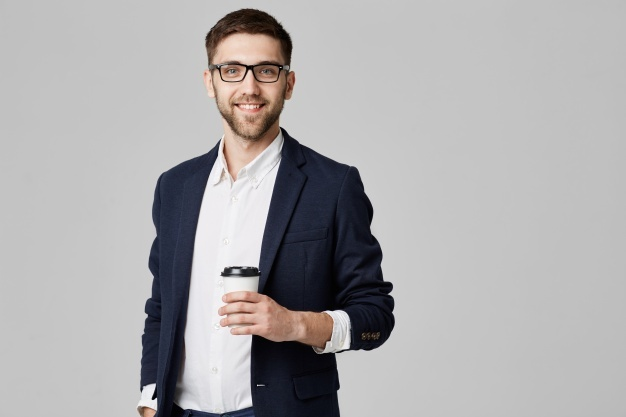
#> input picture images/image1.png, 626 x 417 px, given in place of image3.png, which was not available
$ jupyter execute --allow-errors Projeto_Final_Processamento_de_Imagem.ipynb   (older library calls are emulated)   (text cells are left out)
#> lines starting #> are read from the running program, lines starting #| are printed output that depends on the picture; after the words box and inside, x2 and y2 are one past the last pixel; in counts of white or black regions, pixels touching at a corner belong together; pictures that were not available may be replaced by others from this repository, and a replacement may not be noted
[cell 1]
import imageio
import numpy as np
import pandas as pd
import matplotlib.pyplot as plt
import matplotlib as mpl
from matplotlib.colors import hsv_to_rgb, rgb_to_hsv
from scipy import ndimage
import math
from skimage.transform import resize
import cv2

[cell 2]
n_test = 3
img = imageio.imread('images/image{}.png'.format(n_test))
#> img is the input picture: shape (417, 626, 3); mean R, G, B 172.4, 170.8, 171.8
bg = imageio.imread('images/bg{}.png'.format(n_test))
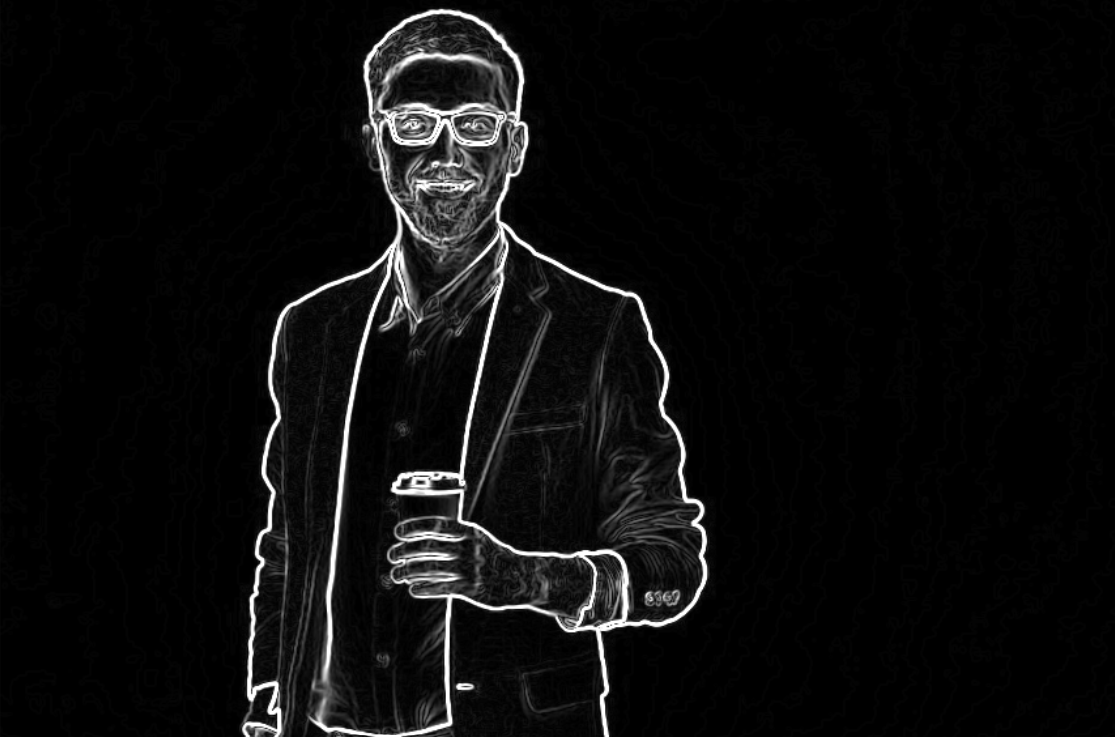
#> input picture images/image1_filt.png, 1115 x 737 px, given in place of bg3.png, which was not available
#> bg is the input picture: shape (737, 1115, 4); mean R, G, B, A 13.1, 13.1, 13.1, 255


plt.figure(figsize=(16, 10))
plt.subplot(121); plt.imshow(img); plt.title('Person Image'); plt.gca().set_axis_off();
plt.subplot(122); plt.imshow(bg); plt.title('Background Image'); plt.gca().set_axis_off();
plt.show()

[cell 3]
def img_to_bw(img):
  img_bw = np.zeros(img.shape[:-1])
  img_bw = 0.299 * img[:,:,0] + 0.587 * img[:,:,1] + 0.114 * img[:,:,2]

  return img_bw

[cell 4]
img_bw = img_to_bw(img)

plt.figure(figsize=(24, 10))

plt.subplot(251); plt.imshow(img); plt.title('Original'); plt.gca().set_axis_off();
plt.subplot(252); plt.imshow(img[:,:,0], cmap='gray'); plt.title('R'); plt.gca().set_axis_off();
plt.subplot(253); plt.imshow(img[:,:,1], cmap='gray'); plt.title('G'); plt.gca().set_axis_off();
plt.subplot(254); plt.imshow(img[:,:,2], cmap='gray'); plt.title('B'); plt.gca().set_axis_off();
plt.subplot(255); plt.imshow(img_bw, cmap='gray'); plt.title('Luminance\n(0.299R + 0.587G + 0.114B)'); plt.gca().set_axis_off();
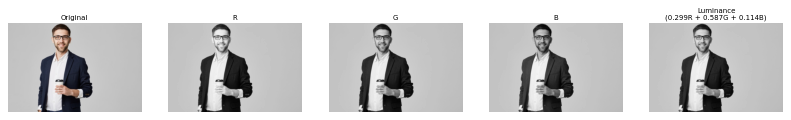
#> figure drawn by matplotlib, 5 panels

[cell 5]
def apply_log_filter_cv(img, n, sigma):
#> called with n = 9, sigma = 2
  img_gauss = cv2.GaussianBlur(img,(n, n), sigma)
  img_log = cv2.Laplacian(img_gauss, cv2.CV_64F)
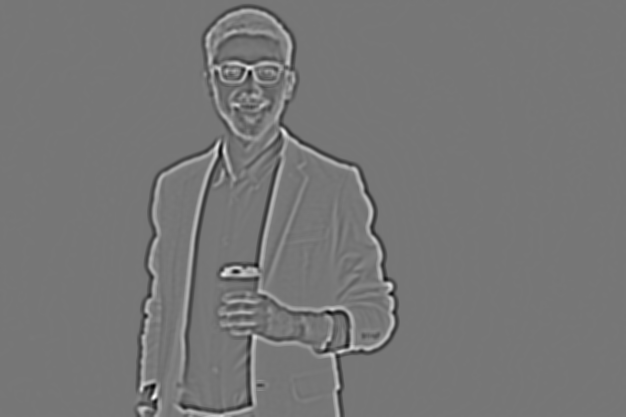
#> img_log: shape (417, 626) float64; min -20.78, max 23.8, mean 0; drawn with min black and max white
  img_log[img_log < 0] = 0

  return img_log

[cell 6]
img_log = apply_log_filter_cv(img_bw, n=9, sigma=2)

plt.figure(figsize=(16, 10))
plt.subplot(121); plt.imshow(img_bw, cmap='gray'); plt.title('B&W Image'); plt.gca().set_axis_off()
plt.subplot(122); plt.imshow(img_log, cmap='gray'); plt.title('Filtered with LoG Filter'); plt.gca().set_axis_off()

[cell 7]
def create_bg_mask(img, tolerance=0.5):
#> called with tolerance = 0.5
  mask = np.zeros(img.shape)

  xmax = img.shape[0]
#> xmax = 417
  ymax = img.shape[1]
#> ymax = 626

  i = 0
  j = 0

  #percorrer da esquerda pra direita
  while 1:
    if (img[i, j] < tolerance):
      mask[i, j] = 1
      if (j < ymax-1):
        j += 1
      else:
        if (i < xmax-1):
          i += 1
          j = 0
        else:
          break
    elif (i < xmax-1):
        i += 1
        j = 0
    else:
      break
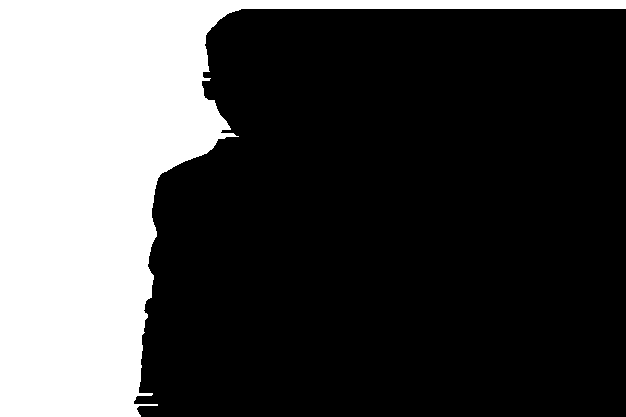
#> mask: shape (417, 626) float64; values 0 (black) and 1 (white), 29.2% white; 1 white region, box (x1, y1, x2, y2) and area: (0, 0, 626, 417) 76257
#> after the loop, i = 416

  i = xmax-1
  j = ymax-1
#> j = 625

  #percorrer da direita pra esquerda
  while 1:
    if (img[i, j] < tolerance):
      mask[i, j] = 1
      if (j > 0):
        j -= 1
      else:
        if (i > 0):
          i -= 1
          j = ymax-1
        else:
          break
    elif (i > 0):
        i -= 1
        j = ymax-1
    else:
      break
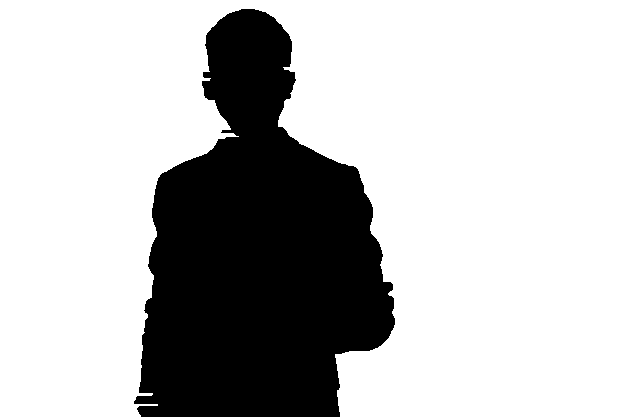
#> mask: shape (417, 626) float64; values 0 (black) and 1 (white), 74.1% white; 1 black region, box (x1, y1, x2, y2) and area: (134, 9, 395, 417) 67628
#> after the loop, i = 0

  return np.uint8(mask)

[cell 8]
bg_mask = create_bg_mask(img_log, tolerance=0.5)
plt.imshow(bg_mask, cmap='gray')
plt.tick_params(axis='both',which='both', bottom=False, top=False, left=False, labelleft=False, labelbottom=False)
plt.show()

[cell 9]
def create_hsv_mask(img, bg_mask, hsv_tol=[0.4, 0.35, 0.5]):
  img_hsv = rgb_to_hsv(img)

  bg_mean_hsv = np.array(cv2.mean(img_hsv, mask=bg_mask)[:-1])
  hsv_tol = bg_mean_hsv * np.array(hsv_tol)

  lower_hsv = np.clip(bg_mean_hsv - hsv_tol, [0, 0, 0], [1, 1, 255])
  upper_hsv = np.clip(bg_mean_hsv + hsv_tol, [0, 0, 0], [1, 1, 255])

  hsv_mask = cv2.inRange(img_hsv, lower_hsv, upper_hsv)

  return hsv_mask

[cell 10]
def apply_mask(img, mask, value=0):

#> called with value = 0
  img = resize(img, mask.shape)
  img_masked = np.zeros(img.shape)

  for i in range(img.shape[0]):
    for j in range(img.shape[1]):
      if (mask[i, j] == value):
        img_masked[i, j] == 0
      else:
        img_masked[i, j] = img[i, j]
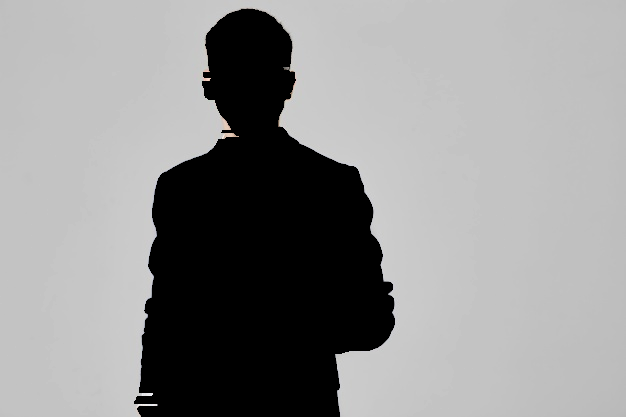
#> img_masked: shape (417, 626, 3) float64; mean of channels 0, 1, 2 0.569, 0.569, 0.569; drawn as R, G, B

  return img_masked

[cell 11]
original_bg_masked = apply_mask(img, bg_mask, 0)

plt.imshow(original_bg_masked)
plt.gca().set_axis_off()
plt.show()

[cell 12]
img_hsv = rgb_to_hsv(img)
#> img_hsv: shape (417, 626, 3) float32; mean of channels 0, 1, 2 0.1, 0.1, 174.8

bg_mean_hsv = np.array(cv2.mean(img_hsv, mask=bg_mask)[:-1])
#> bg_mean_hsv = [0.0158, 0.000888, 196]
hsv_tol = bg_mean_hsv * np.array([0.2, 0.2, 0.1])
#> hsv_tol = [0.00317, 0.000178, 19.6]

lower_hsv = np.clip(bg_mean_hsv - hsv_tol, [0, 0, 0], [1, 1, 255])
#> lower_hsv = [0.0127, 0.000711, 176.4]
upper_hsv = np.clip(bg_mean_hsv + hsv_tol, [0, 0, 0], [1, 1, 255])
#> upper_hsv = [0.019, 0.00107, 215.6]

lower_square = np.full((10, 10, 3), hsv_to_rgb(lower_hsv), dtype=np.uint8)
mean_square = np.full((10, 10, 3),  hsv_to_rgb(bg_mean_hsv), dtype=np.uint8)
upper_square = np.full((10, 10, 3), hsv_to_rgb(upper_hsv), dtype=np.uint8)

plt.figure(figsize=(12, 8))

plt.subplot(131); plt.imshow(lower_square); plt.gca().set_axis_off(); plt.title('Mean - Tolerance\n(Lower bound)')
plt.subplot(132); plt.imshow(mean_square); plt.gca().set_axis_off(); plt.title('Mean background color')
plt.subplot(133); plt.imshow(upper_square); plt.gca().set_axis_off(); plt.title('Mean + Tolerance\n(Upper bound)')
plt.show()
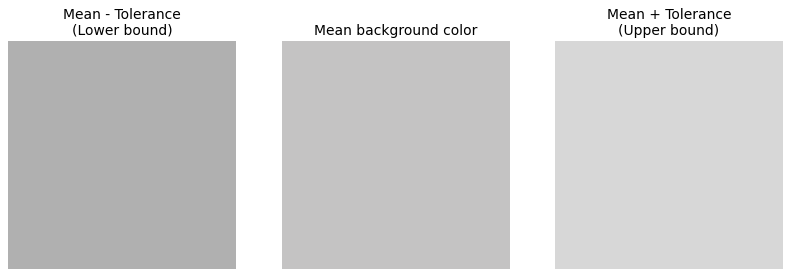
#> figure drawn by matplotlib, 3 panels

[cell 13]
hsv_mask = create_hsv_mask(img, bg_mask)
#> in create_hsv_mask, `bg_mean_hsv = np.array(cv2.mean(img_hsv, mask=bg_mask)[:-1])`: bg_mean_hsv = [0.0158, 0.000888, 196]
#> in create_hsv_mask, `hsv_tol = bg_mean_hsv * np.array(hsv_tol)`: hsv_tol = [0.00633, 0.000311, 98.01]
#> in create_hsv_mask, `lower_hsv = np.clip(bg_mean_hsv - hsv_tol, [0, 0, 0], [1, 1, 255])`: lower_hsv = [0.0095, 0.000577, 98.01]
#> in create_hsv_mask, `upper_hsv = np.clip(bg_mean_hsv + hsv_tol, [0, 0, 0], [1, 1, 255])`: upper_hsv = [0.0222, 0.0012, 255]
#> in create_hsv_mask, `hsv_mask = cv2.inRange(img_hsv, lower_hsv, upper_hsv)`: hsv_mask: shape (417, 626); every value is 0

plt.imshow(hsv_mask, cmap='gray'); plt.title('HSV Mask');
plt.tick_params(axis='both',which='both', bottom=False, top=False, left=False, labelleft=False, labelbottom=False)

[cell 14]
def add_masks(mask1, mask2):
  mask = np.clip(mask1 - mask2, 0, 1)

  return mask

[cell 15]
mask = add_masks(bg_mask, hsv_mask)

plt.figure(figsize=(24, 8))
plt.subplot(131); plt.imshow(bg_mask, cmap='gray'); plt.title('Initial Mask'); plt.gca().set_axis_off()
plt.subplot(132); plt.imshow(hsv_mask, cmap='gray'); plt.title('HSV Mask'); plt.gca().set_axis_off()
plt.subplot(133); plt.imshow(mask, cmap='gray'); plt.title('Final Mask'); plt.gca().set_axis_off()

[cell 16]
bg_masked = apply_mask(bg, mask, 0)
#> call 2 of apply_mask, with value = 0
#> after the loop in apply_mask (call 2), `for i in range(img.shape[0]):`:
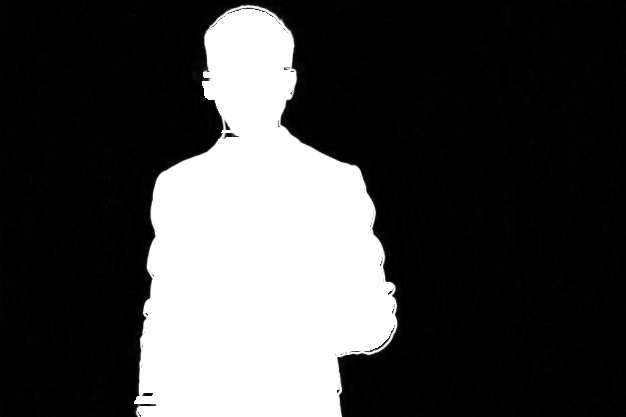
#> img_masked: shape (417, 626, 4) float64; mean of channels 0, 1, 2, 3 0.00969, 0.00969, 0.00969, 0.741; transparent parts drawn white

plt.imshow(bg_masked, cmap='gray')
plt.gca().set_axis_off()
plt.show()

[cell 17]
img_masked = apply_mask(img, mask, 1)
#> call 3 of apply_mask, with value = 1
#> after the loop in apply_mask (call 3), `for i in range(img.shape[0]):`:
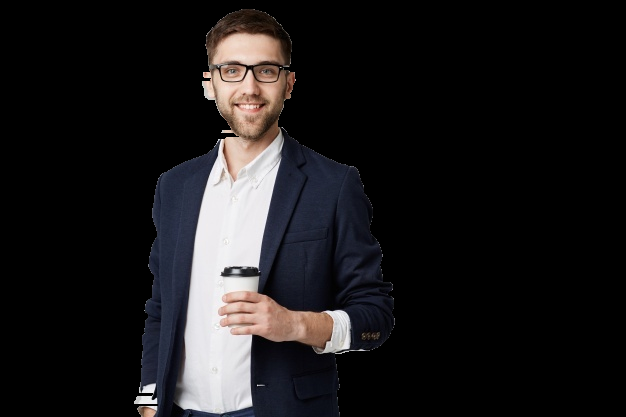
#> img_masked: shape (417, 626, 3) float64; mean of channels 0, 1, 2 0.107, 0.1, 0.105; drawn as R, G, B

plt.imshow(img_masked, cmap='gray')
plt.gca().set_axis_off()
plt.show()

#> (a cell that did not finish here is left out)

[cell 19]
def add_background(img, bg, mask_tol=0.5, n=9, sigma=2, hsv_tol=[0.4, 0.35, 0.5]):
  #TODO: fix LoG filter
  img_bw = img_to_bw(img)
  img_log = apply_log_filter_cv(img_bw, n, sigma)

  bg_mask = create_bg_mask(img_log, mask_tol)
  hsv_mask = create_hsv_mask(img, bg_mask, hsv_tol)
  mask = add_masks(bg_mask, hsv_mask)

  img_masked = apply_mask(img, mask, 1)
  bg_masked = apply_mask(bg, mask, 0)

  img_final = img_masked + bg_masked

  plt.figure(figsize=(24, 12))
  plt.subplot(131); plt.imshow(img, cmap='gray'); plt.gca().set_axis_off(); plt.title('Person Image')
  plt.subplot(132); plt.imshow(bg, cmap='gray'); plt.gca().set_axis_off(); plt.title('Background Image')
  plt.subplot(133); plt.imshow(img_final, cmap='gray'); plt.gca().set_axis_off(); plt.title('Final Image')

  plt.show()

[cell 20]
n_test = 3
img = imageio.imread('images/image{}.png'.format(n_test))
bg = imageio.imread('images/bg{}.png'.format(n_test))

#> (the rest of this cell did not finish here and is left out)

[cell 21]
n_test = 1
img = imageio.imread('images/image{}.png'.format(n_test))
bg = imageio.imread('images/bg{}.png'.format(n_test))

#> (the rest of this cell did not finish here and is left out)


[cell 22]
n_test = 2
img = imageio.imread('images/image{}.png'.format(n_test))
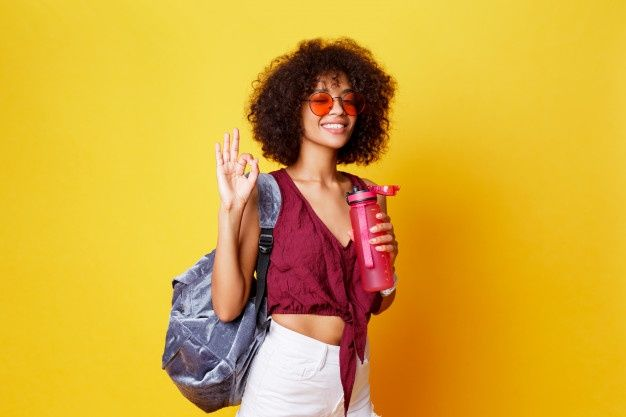
#> input picture images/image2.png, 626 x 417 px
#> img is the input picture: shape (417, 626, 3); mean R, G, B 214.6, 169.1, 54
#> (the rest of this cell did not finish here and is left out)
